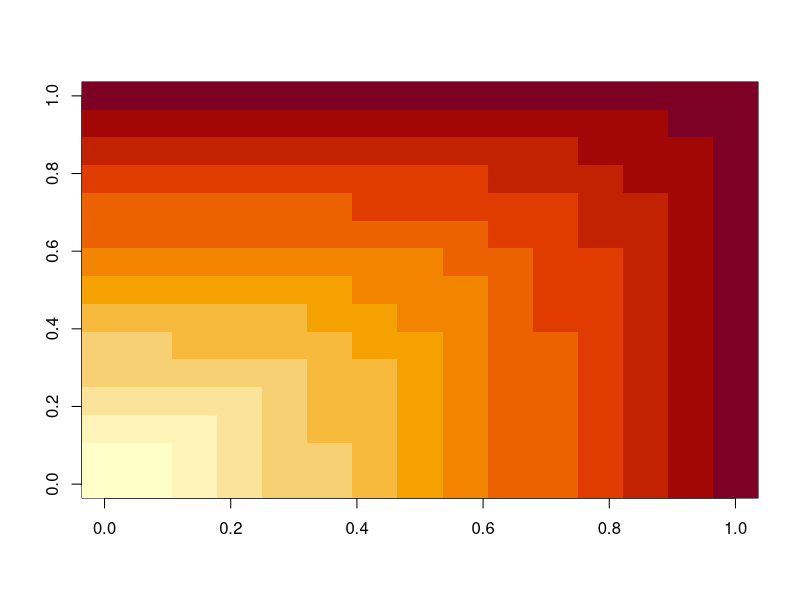
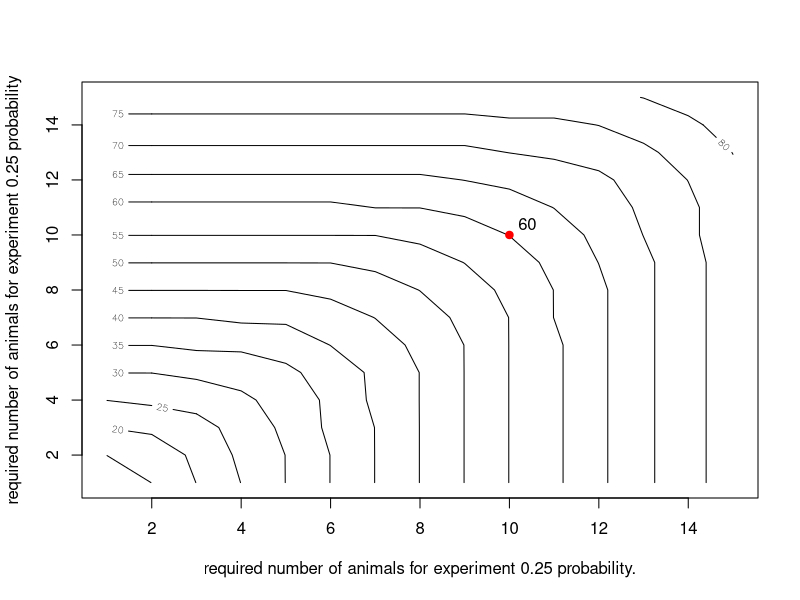
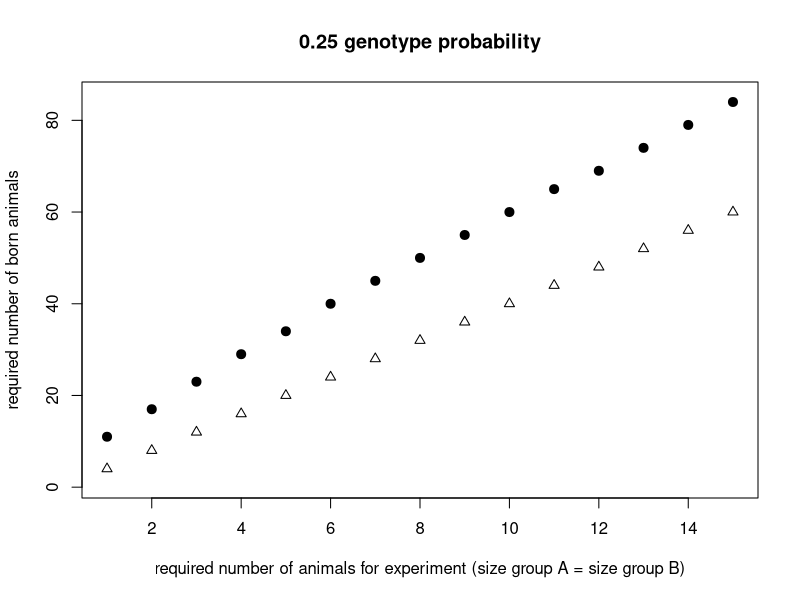

Reproduce these figures in R, in order.
###### Mendel 0.25

maxgood = 15

nneeded = function(goodKO,goodWT,ppower=0.9,pgoodKO=0.25,pgoodWT=0.25,Nmax=100){
  prelativ = pgoodKO/(pgoodKO+pgoodWT)
  pgoodtotal = pgoodKO + pgoodWT
  totalgood = goodKO+goodWT
  
  # given k animals that are either KO or WT, calculate the probability that
  # at least <goodWT> WT animals and at least <goodKO> KO animals
  pgoodfromk = function(k){
    # res gives the probability to draw at most k-goodWT knockout animals (left pbionm),
    # but not less than goodKO knockout animals (righgt pbinom)
    res = pbinom(k-goodWT,k,prelativ,lower.tail=T) - pbinom(goodKO-1,k,prelativ,lower.tail = T) 
    return(pmax(res,0))
  }
  
  # psuccess[j] contains the probability of a successful draw, if you produce j animals in total
  psuccess = numeric(Nmax)
  for (j in totalgood:Nmax){
    k = totalgood : Nmax
    psuccess[j] = sum( dbinom(k,j,pgoodtotal) * pgoodfromk(k) )
  }
  
  # find the smallest number of total animals
  # for which the success probability is above the desired threshold
  needed = min(which(psuccess>=ppower))
  return(needed)
}


maxgood = 15
required_power = 0.9
neededmat = matrix(Inf,ncol=maxgood,nrow=maxgood)
for(j in 1:maxgood){
  for(k in 1:maxgood){
    neededmat[j,k] = nneeded(goodKO=j,goodWT=k,ppower=required_power)
  }
}

maxneeded = max(neededmat)
image(t(neededmat))
contour(1:maxgood,1:maxgood,neededmat,nlevels=15,ylab = "required number of animals for experiment 0.25 probability", xlab = "required number of animals for experiment 0.25 probability.")

neededmat[10,10]
text(x=10+0.4,y=10+0.4,neededmat[10,10])
points(10,10,pch=19,col="red")

### get data all groups and save it
ALL <- neededmat[c(1:15), c(1:15)]
ALL
write.csv(ALL, file = "ALLrequiredno025twogroups")

### get data equal groups and plot it
EQUAL <- c(ALL[1,1],ALL[2,2],ALL[3,3],ALL[4,4],ALL[5,5],ALL[6,6],ALL[7,7],ALL[8,8],ALL[9,9],ALL[10,10],ALL[11,11],ALL[12,12],ALL[13,13],ALL[14,14],ALL[15,15])
EQUAL
write.csv(EQUAL, file = "EQUALrequiredno025twogroups")
MENDEL <- c(1:15)/0.25
MENDEL
plot(EQUAL, ylim=c(1,85), ylab = "required number of born animals", xlab = "required number of animals for experiment (size group A = size group B)", main = "0.25 genotype probability", pch = 19, cex = 1.2)
points(MENDEL, pch = 2)
legend(1,325, legend =c("with 90% probability", "according to Mendel"),pch = c(19, 2), bty = "n")

